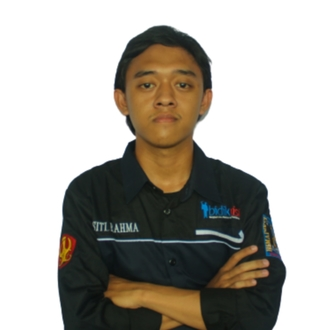
#> input picture 330px-F55120049-(test_image).png, 330 x 330 px
$ python 'morfologi citra.py'
#> lines starting #> are read from the running program, lines starting #| are printed output that depends on the picture
import cv2
import numpy as np
import matplotlib.pyplot as plt

img = cv2.imread('330px-F55120049-(test_image).png')
#> img is the input picture: shape (330, 330, 3); mean B, G, R 165, 172, 175.5

karnel = np.ones((5,5),np.uint8)
erosion = cv2.erode(img,karnel,iterations=1)
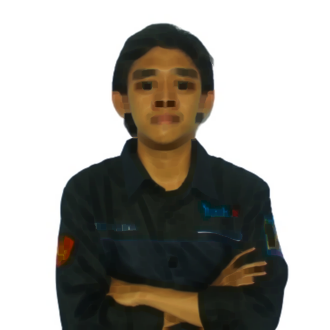
#> erosion: shape (330, 330, 3); mean B, G, R 157.3, 163.3, 165.8
dilation = cv2.dilate(img,karnel,iterations=1)
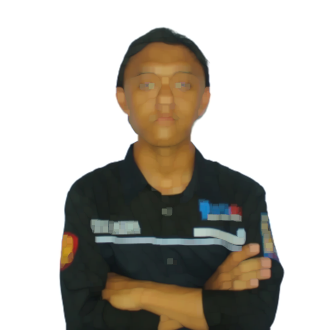
#> dilation: shape (330, 330, 3); mean B, G, R 173.3, 181.2, 185.5

karnel1=np.ones((3,3),np.uint8)
opening=cv2.morphologyEx(img,cv2.MORPH_OPEN,karnel1)
closing = cv2.morphologyEx(img,cv2.MORPH_CLOSE,karnel1)
gradient=cv2.morphologyEx(img,cv2.MORPH_GRADIENT,karnel1)
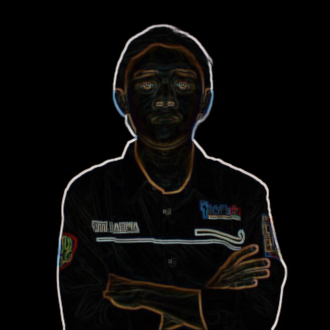
#> gradient: shape (330, 330, 3); mean B, G, R 8.8, 9.8, 10.7

cv2.imshow("citra asli",img)

cv2.imshow("erosion",erosion)

cv2.imshow("dilasi",dilation)

cv2.imshow("opening",opening)

cv2.imshow("clossing",closing)

cv2.imshow("gradient",gradient)

cv2.waitKey(0)
cv2.destroyAllWindows()
